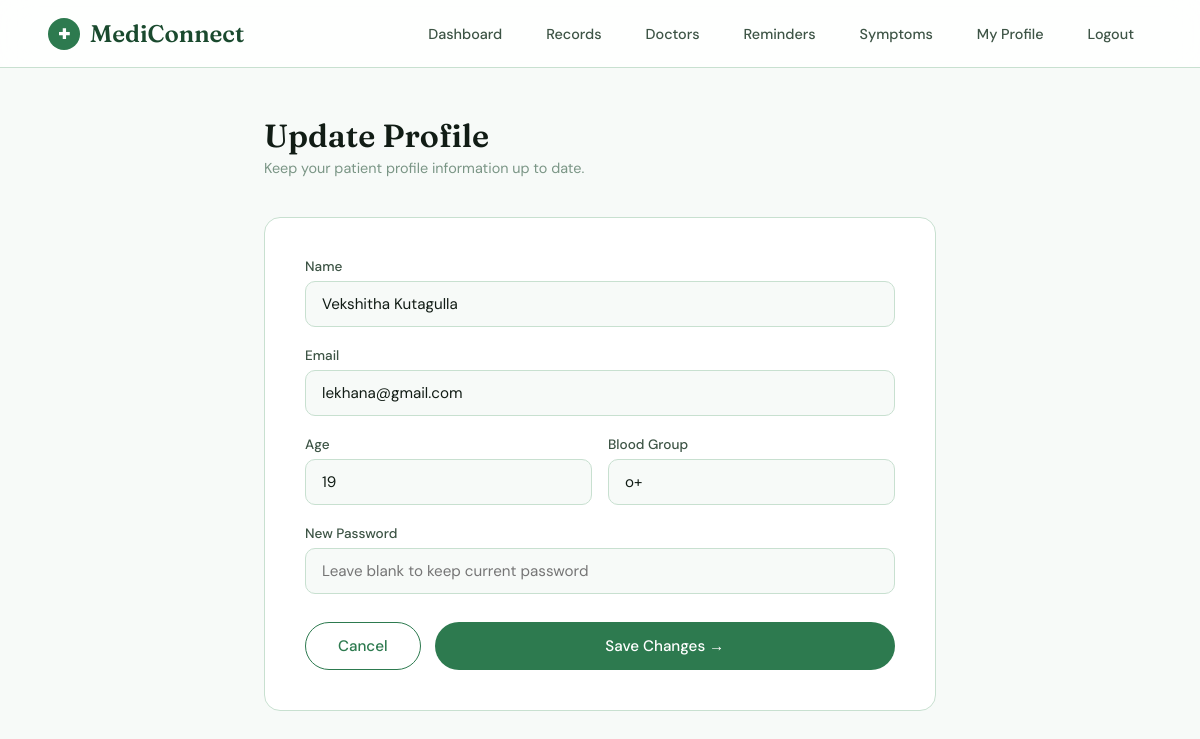
Page /account/update (signed in) on the committed database.
### app.py (models this page shows)
class User(db.Model):
    id = db.Column(db.Integer, primary_key=True)
    name = db.Column(db.String(100), nullable=False)
    email = db.Column(db.String(120), unique=True, nullable=False)
    password = db.Column(db.String(200), nullable=False)
    age = db.Column(db.Integer)
    blood_group = db.Column(db.String(10))
    created_at = db.Column(db.DateTime, default=datetime.utcnow)

### app.py (the view, shortened to what this page needs)
@app.route("/account/update", methods=["GET", "POST"])
def update_account():
    if "user_id" not in session or session.get("role") != "patient":
        flash("Please login first.", "error")
        return redirect(url_for("login"))
    user = User.query.get(session["user_id"])
    return render_template("patient_update.html", user=user)

### templates/patient_update.html (shortened to what this page needs)
{% extends "base.html" %}
{% block content %}
<div class="update-page">
  <div class="page-header">
    <h1>Update Profile</h1>
    <p>Keep your patient profile information up to date.</p>
  </div>
  <div class="form-card">
    <form method="POST">
      <div class="form-stack">
        <div class="form-group">
          <label>Name</label>
          <input type="text" name="name" value="{{ user.name }}" required />
        </div>
        <div class="form-group">
          <label>Email</label>
          <input type="email" name="email" value="{{ user.email }}" required />
        </div>
        <div class="form-grid" style="display:grid;grid-template-columns:1fr 1fr;gap:16px;">
          <div class="form-group">
            <label>Age</label>
            <input type="number" name="age" value="{{ user.age or '' }}" min="0" />
          </div>
          <div class="form-group">
            <label>Blood Group</label>
            <input type="text" name="blood_group" value="{{ user.blood_group or '' }}" placeholder="e.g. O+" />
          </div>
        </div>
        <div class="form-group">
          <label>New Password</label>
          <input type="password" name="password" placeholder="Leave blank to keep current password" />
        </div>
      </div>
      <div class="form-actions">
        <a href="/dashboard" class="btn btn-outline">Cancel</a>
        <button type="submit" class="btn btn-primary" style="flex:1;">Save Changes →</button>
      </div>
    </form>
  </div>
</div>
{% endblock %}

### rows in the picture
User: name "Vekshitha Kutagulla", email "lekhana@gmail.com", age "19", blood_group "o+"
